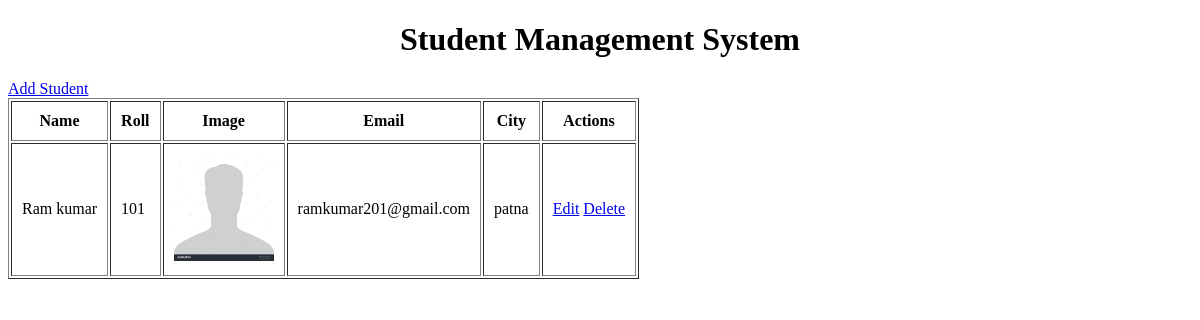
Before: / with the older database file.
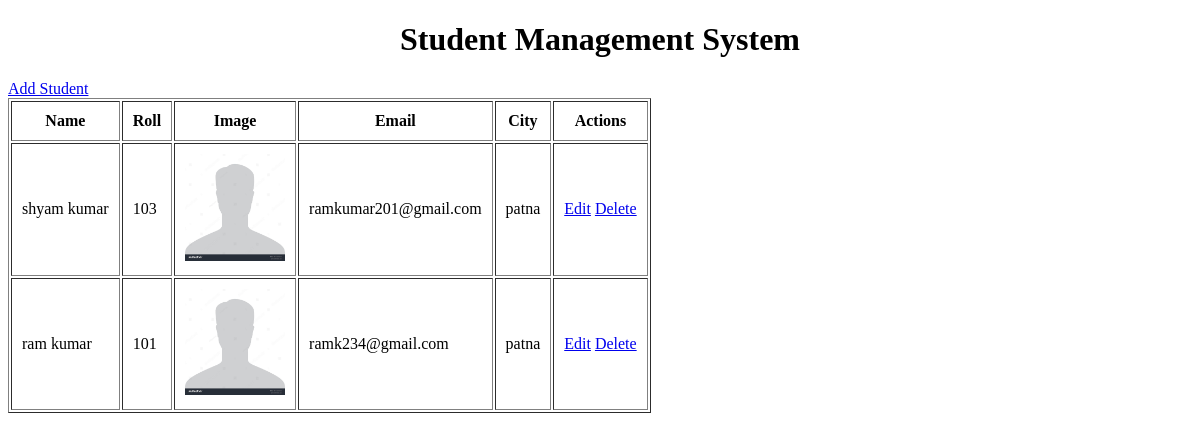
After: the same page with the newer database file.
### student_crud/models.py (models this page shows, shortened)
class Student(models.Model):
    std_name = models.CharField(max_length=100)
    std_roll = models.IntegerField(unique=True)
    std_image = models.ImageField(upload_to='student_images/')
    std_email = models.EmailField(unique=True)
    std_city = models.CharField(max_length=100)

### student_crud/views.py (the view)
# urls.py: path('', student_list, name='student_list'),
def student_list(request):
    students = Student.objects.all()
    return render(request, 'student_list.html', {'students': students})

### student_crud/templates/student_list.html
{% extends 'main.html' %}
{% block content %}
<a href="{% url 'student_create' %}">Add Student</a>
<table border="1" cellpadding="10">
<tr>
    <th>Name</th>
    <th>Roll</th>
    <th>Image</th>
    <th>Email</th>
    <th>City</th>
    <th>Actions</th>
</tr>
{% for student in students %}
<tr>
    <td>{{ student.std_name }}</td>
    <td>{{ student.std_roll }}</td>
    <td><img src="{{ student.std_image.url }}" width="100"></td>
    <td>{{ student.std_email }}</td>
    <td>{{ student.std_city }}</td>
    <td>
        <a href="{% url 'student_update' student.id %}">Edit</a>
        <a href="{% url 'student_delete' student.id %}">Delete</a>
    </td>
</tr>
{% endfor %}
</table>
{% endblock %}

### student_crud/templates/main.html (shortened to what this page needs)
<!DOCTYPE html>
<html>
<head>
</head>
<body>
<h1 style="text-align:center;">Student Management System</h1>
{% block content %}
{% endblock %}
</body>
</html>

Changed rows visible on the page:
changed Student "ramkumar201@gmail.com": std_name "Ram kumar" → "shyam kumar"; std_roll "101" → "103"
added Student: std_name "ram kumar", std_roll "101", std_image (picture), std_email "ramk234@gmail.com", std_city "patna"
